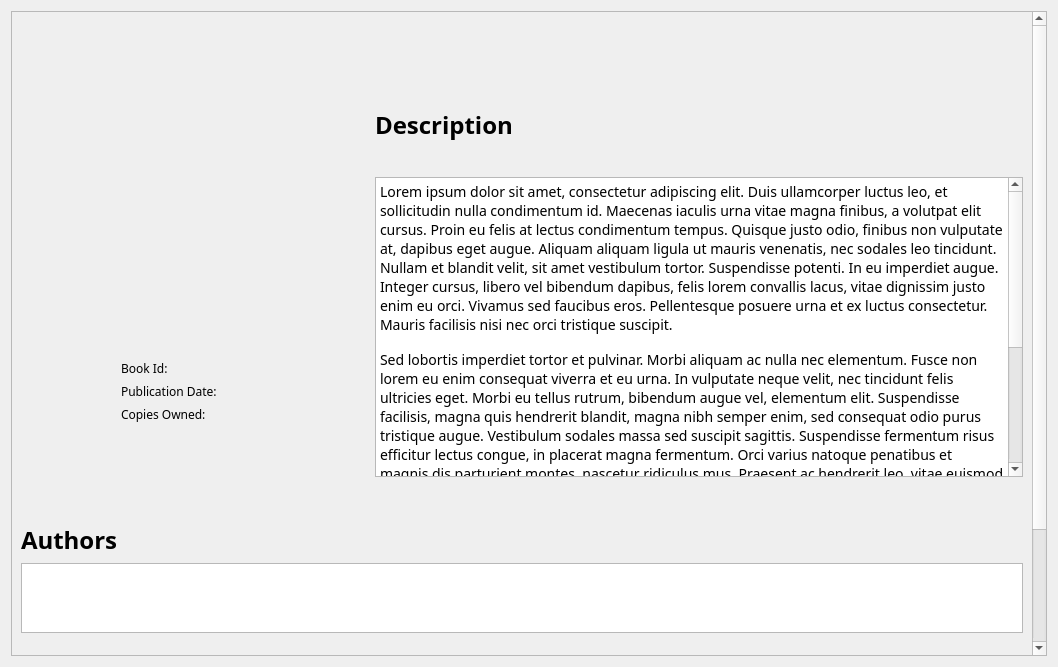
<?xml version="1.0" encoding="UTF-8"?>
<ui version="4.0">
 <class>BookDetailsDialog</class>
 <widget class="QDialog" name="BookDetailsDialog">
  <property name="enabled">
   <bool>true</bool>
  </property>
  <property name="geometry">
   <rect>
    <x>0</x>
    <y>0</y>
    <width>1058</width>
    <height>667</height>
   </rect>
  </property>
  <property name="minimumSize">
   <size>
    <width>0</width>
    <height>0</height>
   </size>
  </property>
  <property name="windowTitle">
   <string>Form</string>
  </property>
  <layout class="QVBoxLayout" name="verticalLayout">
   <item>
    <widget class="QScrollArea" name="scrollArea">
     <property name="sizePolicy">
      <sizepolicy hsizetype="Minimum" vsizetype="Expanding">
       <horstretch>0</horstretch>
       <verstretch>0</verstretch>
      </sizepolicy>
     </property>
     <property name="minimumSize">
      <size>
       <width>0</width>
       <height>0</height>
      </size>
     </property>
     <property name="widgetResizable">
      <bool>true</bool>
     </property>
     <widget class="QWidget" name="scrollAreaWidgetContents">
      <property name="geometry">
       <rect>
        <x>0</x>
        <y>0</y>
        <width>1021</width>
        <height>994</height>
       </rect>
      </property>
      <layout class="QVBoxLayout" name="verticalLayout_4">
       <item>
        <layout class="QHBoxLayout" name="horizontalLayout" stretch="5,10">
         <property name="spacing">
          <number>30</number>
         </property>
         <item>
          <layout class="QVBoxLayout" name="verticalLayout_3" stretch="10,4">
           <item>
            <widget class="QLabel" name="label">
             <property name="sizePolicy">
              <sizepolicy hsizetype="Preferred" vsizetype="Minimum">
               <horstretch>0</horstretch>
               <verstretch>0</verstretch>
              </sizepolicy>
             </property>
             <property name="styleSheet">
              <string notr="true">image: url(:/resources/images/DefaultBookCover.jpg);</string>
             </property>
             <property name="text">
              <string/>
             </property>
             <property name="alignment">
              <set>Qt::AlignLeading|Qt::AlignLeft|Qt::AlignTop</set>
             </property>
            </widget>
           </item>
           <item>
            <layout class="QFormLayout" name="formLayout">
             <property name="fieldGrowthPolicy">
              <enum>QFormLayout::FieldsStayAtSizeHint</enum>
             </property>
             <property name="labelAlignment">
              <set>Qt::AlignLeading|Qt::AlignLeft|Qt::AlignTop</set>
             </property>
             <property name="formAlignment">
              <set>Qt::AlignHCenter|Qt::AlignTop</set>
             </property>
             <property name="horizontalSpacing">
              <number>20</number>
             </property>
             <property name="verticalSpacing">
              <number>6</number>
             </property>
             <property name="topMargin">
              <number>5</number>
             </property>
             <property name="rightMargin">
              <number>20</number>
             </property>
             <property name="bottomMargin">
              <number>20</number>
             </property>
             <item row="0" column="0">
              <widget class="QLabel" name="label_4">
               <property name="font">
                <font>
                 <family>Montserrat</family>
                </font>
               </property>
               <property name="text">
                <string>Book Id:</string>
               </property>
              </widget>
             </item>
             <item row="0" column="1">
              <widget class="QLabel" name="bookIdLabel">
               <property name="font">
                <font>
                 <family>Montserrat</family>
                </font>
               </property>
               <property name="text">
                <string>&lt;id&gt;</string>
               </property>
              </widget>
             </item>
             <item row="1" column="0">
              <widget class="QLabel" name="label_5">
               <property name="font">
                <font>
                 <family>Montserrat</family>
                </font>
               </property>
               <property name="text">
                <string>Publication Date:</string>
               </property>
              </widget>
             </item>
             <item row="1" column="1">
              <widget class="QLabel" name="bookDateLabel">
               <property name="font">
                <font>
                 <family>Montserrat</family>
                </font>
               </property>
               <property name="text">
                <string>&lt;date&gt;</string>
               </property>
              </widget>
             </item>
             <item row="2" column="0">
              <widget class="QLabel" name="label_8">
               <property name="font">
                <font>
                 <family>Montserrat</family>
                </font>
               </property>
               <property name="text">
                <string>Copies Owned:</string>
               </property>
              </widget>
             </item>
             <item row="2" column="1">
              <widget class="QLabel" name="numCopiesOwnedLabel">
               <property name="font">
                <font>
                 <family>Montserrat</family>
                </font>
               </property>
               <property name="text">
                <string>&lt;copies&gt;</string>
               </property>
              </widget>
             </item>
            </layout>
           </item>
          </layout>
         </item>
         <item>
          <layout class="QVBoxLayout" name="verticalLayout_2">
           <item>
            <widget class="QLabel" name="bookTitleLabel">
             <property name="minimumSize">
              <size>
               <width>300</width>
               <height>0</height>
              </size>
             </property>
             <property name="font">
              <font>
               <family>Montserrat</family>
               <pointsize>20</pointsize>
               <bold>true</bold>
               <underline>true</underline>
              </font>
             </property>
             <property name="text">
              <string>&lt;Book Title&gt;</string>
             </property>
             <property name="wordWrap">
              <bool>true</bool>
             </property>
            </widget>
           </item>
           <item>
            <spacer name="verticalSpacer">
             <property name="orientation">
              <enum>Qt::Vertical</enum>
             </property>
             <property name="sizeType">
              <enum>QSizePolicy::Fixed</enum>
             </property>
             <property name="sizeHint" stdset="0">
              <size>
               <width>20</width>
               <height>20</height>
              </size>
             </property>
            </spacer>
           </item>
           <item>
            <widget class="QLabel" name="label_2">
             <property name="font">
              <font>
               <family>Montserrat</family>
               <pointsize>18</pointsize>
               <bold>true</bold>
               <underline>false</underline>
              </font>
             </property>
             <property name="text">
              <string>Description</string>
             </property>
            </widget>
           </item>
           <item>
            <spacer name="verticalSpacer_2">
             <property name="orientation">
              <enum>Qt::Vertical</enum>
             </property>
             <property name="sizeType">
              <enum>QSizePolicy::Fixed</enum>
             </property>
             <property name="sizeHint" stdset="0">
              <size>
               <width>20</width>
               <height>5</height>
              </size>
             </property>
            </spacer>
           </item>
           <item>
            <widget class="QTextEdit" name="descriptionText">
             <property name="minimumSize">
              <size>
               <width>0</width>
               <height>300</height>
              </size>
             </property>
             <property name="font">
              <font>
               <family>Montserrat</family>
              </font>
             </property>
             <property name="readOnly">
              <bool>true</bool>
             </property>
             <property name="html">
              <string>&lt;!DOCTYPE HTML PUBLIC &quot;-//W3C//DTD HTML 4.0//EN&quot; &quot;http://www.w3.org/TR/REC-html40/strict.dtd&quot;&gt;
&lt;html&gt;&lt;head&gt;&lt;meta name=&quot;qrichtext&quot; content=&quot;1&quot; /&gt;&lt;meta charset=&quot;utf-8&quot; /&gt;&lt;style type=&quot;text/css&quot;&gt;
p, li { white-space: pre-wrap; }
hr { height: 1px; border-width: 0; }
li.unchecked::marker { content: &quot;\2610&quot;; }
li.checked::marker { content: &quot;\2612&quot;; }
&lt;/style&gt;&lt;/head&gt;&lt;body style=&quot; font-family:'Montserrat'; font-size:9pt; font-weight:400; font-style:normal;&quot;&gt;
&lt;p style=&quot; margin-top:0px; margin-bottom:15px; margin-left:0px; margin-right:0px; -qt-block-indent:0; text-indent:0px; background-color:#ffffff;&quot;&gt;&lt;span style=&quot; font-family:'Open Sans','Arial','sans-serif'; font-size:14px; color:#000000; background-color:#ffffff;&quot;&gt;Lorem ipsum dolor sit amet, consectetur adipiscing elit. Duis ullamcorper luctus leo, et sollicitudin nulla condimentum id. Maecenas iaculis urna vitae magna finibus, a volutpat elit cursus. Proin eu felis at lectus condimentum tempus. Quisque justo odio, finibus non vulputate at, dapibus eget augue. Aliquam aliquam ligula ut mauris venenatis, nec sodales leo tincidunt. Nullam et blandit velit, sit amet vestibulum tortor. Suspendisse potenti. In eu imperdiet augue. Integer cursus, libero vel bibendum dapibus, felis lorem convallis lacus, vitae dignissim justo enim eu orci. Vivamus sed faucibus eros. Pellentesque posuere urna et ex luctus consectetur. Mauris facilisis nisi nec orci tristique suscipit.&lt;/span&gt;&lt;/p&gt;
&lt;p style=&quot; margin-top:0px; margin-bottom:15px; margin-left:0px; margin-right:0px; -qt-block-indent:0; text-indent:0px; background-color:#ffffff;&quot;&gt;&lt;span style=&quot; font-family:'Open Sans','Arial','sans-serif'; font-size:14px; color:#000000; background-color:#ffffff;&quot;&gt;Sed lobortis imperdiet tortor et pulvinar. Morbi aliquam ac nulla nec elementum. Fusce non lorem eu enim consequat viverra et eu urna. In vulputate neque velit, nec tincidunt felis ultricies eget. Morbi eu tellus rutrum, bibendum augue vel, elementum elit. Suspendisse facilisis, magna quis hendrerit blandit, magna nibh semper enim, sed consequat odio purus tristique augue. Vestibulum sodales massa sed suscipit sagittis. Suspendisse fermentum risus efficitur lectus congue, in placerat magna fermentum. Orci varius natoque penatibus et magnis dis parturient montes, nascetur ridiculus mus. Praesent ac hendrerit leo, vitae euismod libero. Nam scelerisque felis nibh, non congue justo pellentesque quis. Curabitur eget orci vitae sem hendrerit tincidunt.&lt;/span&gt;&lt;/p&gt;
&lt;p style=&quot; margin-top:0px; margin-bottom:15px; margin-left:0px; margin-right:0px; -qt-block-indent:0; text-indent:0px; background-color:#ffffff;&quot;&gt;&lt;span style=&quot; font-family:'Open Sans','Arial','sans-serif'; font-size:14px; color:#000000; background-color:#ffffff;&quot;&gt;Donec a consectetur erat, a iaculis urna. Quisque metus ipsum, sodales eu suscipit eget, maximus vel diam. Maecenas in augue ut sem sagittis volutpat. Nunc id quam convallis, sagittis velit sit amet, feugiat urna. Aliquam vestibulum eu quam congue sollicitudin. Mauris semper luctus nulla eget auctor. Nunc pulvinar leo non neque dictum pellentesque. Donec at velit metus. In elementum sem pretium, rutrum magna sollicitudin, vehicula nisl. Quisque sed nisi justo. Fusce ut lorem dictum, consectetur augue id, sagittis nulla. Fusce sit amet efficitur lectus. Vivamus lacus erat, consectetur vel accumsan id, posuere sit amet purus. Lorem ipsum dolor sit amet, consectetur adipiscing elit.&lt;/span&gt;&lt;/p&gt;&lt;/body&gt;&lt;/html&gt;</string>
             </property>
            </widget>
           </item>
          </layout>
         </item>
        </layout>
       </item>
       <item>
        <spacer name="verticalSpacer_3">
         <property name="orientation">
          <enum>Qt::Vertical</enum>
         </property>
         <property name="sizeType">
          <enum>QSizePolicy::Fixed</enum>
         </property>
         <property name="sizeHint" stdset="0">
          <size>
           <width>20</width>
           <height>40</height>
          </size>
         </property>
        </spacer>
       </item>
       <item>
        <widget class="QLabel" name="label_3">
         <property name="font">
          <font>
           <family>Montserrat</family>
           <pointsize>18</pointsize>
           <bold>true</bold>
           <underline>false</underline>
          </font>
         </property>
         <property name="text">
          <string>Authors</string>
         </property>
        </widget>
       </item>
       <item>
        <widget class="QListView" name="authorsList">
         <property name="sizePolicy">
          <sizepolicy hsizetype="Expanding" vsizetype="Preferred">
           <horstretch>0</horstretch>
           <verstretch>0</verstretch>
          </sizepolicy>
         </property>
         <property name="font">
          <font>
           <family>Montserrat</family>
          </font>
         </property>
         <property name="verticalScrollBarPolicy">
          <enum>Qt::ScrollBarAlwaysOff</enum>
         </property>
         <property name="sizeAdjustPolicy">
          <enum>QAbstractScrollArea::AdjustIgnored</enum>
         </property>
         <property name="dragDropMode">
          <enum>QAbstractItemView::NoDragDrop</enum>
         </property>
         <property name="horizontalScrollMode">
          <enum>QAbstractItemView::ScrollPerPixel</enum>
         </property>
         <property name="movement">
          <enum>QListView::Static</enum>
         </property>
         <property name="flow">
          <enum>QListView::LeftToRight</enum>
         </property>
         <property name="isWrapping" stdset="0">
          <bool>false</bool>
         </property>
         <property name="resizeMode">
          <enum>QListView::Adjust</enum>
         </property>
         <property name="layoutMode">
          <enum>QListView::SinglePass</enum>
         </property>
         <property name="viewMode">
          <enum>QListView::IconMode</enum>
         </property>
         <property name="uniformItemSizes">
          <bool>true</bool>
         </property>
         <property name="wordWrap">
          <bool>true</bool>
         </property>
         <property name="selectionRectVisible">
          <bool>false</bool>
         </property>
        </widget>
       </item>
       <item>
        <spacer name="verticalSpacer_4">
         <property name="orientation">
          <enum>Qt::Vertical</enum>
         </property>
         <property name="sizeType">
          <enum>QSizePolicy::Fixed</enum>
         </property>
         <property name="sizeHint" stdset="0">
          <size>
           <width>20</width>
           <height>40</height>
          </size>
         </property>
        </spacer>
       </item>
       <item>
        <widget class="QLabel" name="label_10">
         <property name="font">
          <font>
           <family>Montserrat</family>
           <pointsize>18</pointsize>
           <bold>true</bold>
           <underline>false</underline>
          </font>
         </property>
         <property name="text">
          <string>Categories</string>
         </property>
        </widget>
       </item>
       <item>
        <widget class="QListView" name="categoriesList">
         <property name="sizePolicy">
          <sizepolicy hsizetype="Expanding" vsizetype="Preferred">
           <horstretch>0</horstretch>
           <verstretch>0</verstretch>
          </sizepolicy>
         </property>
         <property name="font">
          <font>
           <family>Montserrat</family>
          </font>
         </property>
         <property name="verticalScrollBarPolicy">
          <enum>Qt::ScrollBarAlwaysOff</enum>
         </property>
         <property name="sizeAdjustPolicy">
          <enum>QAbstractScrollArea::AdjustIgnored</enum>
         </property>
         <property name="dragDropMode">
          <enum>QAbstractItemView::NoDragDrop</enum>
         </property>
         <property name="horizontalScrollMode">
          <enum>QAbstractItemView::ScrollPerPixel</enum>
         </property>
         <property name="movement">
          <enum>QListView::Static</enum>
         </property>
         <property name="flow">
          <enum>QListView::LeftToRight</enum>
         </property>
         <property name="isWrapping" stdset="0">
          <bool>false</bool>
         </property>
         <property name="resizeMode">
          <enum>QListView::Adjust</enum>
         </property>
         <property name="layoutMode">
          <enum>QListView::SinglePass</enum>
         </property>
         <property name="viewMode">
          <enum>QListView::IconMode</enum>
         </property>
         <property name="uniformItemSizes">
          <bool>true</bool>
         </property>
         <property name="wordWrap">
          <bool>true</bool>
         </property>
         <property name="selectionRectVisible">
          <bool>false</bool>
         </property>
        </widget>
       </item>
      </layout>
     </widget>
    </widget>
   </item>
  </layout>
 </widget>
 <resources/>
 <connections/>
</ui>
